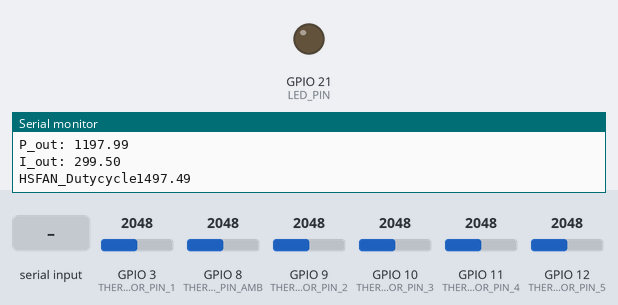
A sketch run on a simulated ESP32. On the bench: output pins drawn as LEDs (lit = HIGH), the last lines printed to the serial monitor. Inputs (shaded band) come from the test bench; at power-on: GPIO 3 (THERMISTOR_PIN_1) = 2048, GPIO 8 (THERMISTOR_PIN_AMB) = 2048, GPIO 9 (THERMISTOR_PIN_2) = 2048, GPIO 10 (THERMISTOR_PIN_3) = 2048, GPIO 11 (THERMISTOR_PIN_4) = 2048, GPIO 12 (THERMISTOR_PIN_5) = 2048. Storage starts empty.

Above: at 3.4 s.
3.5 s: "90,45,200\n" received over the second serial link
At 13.1 s:
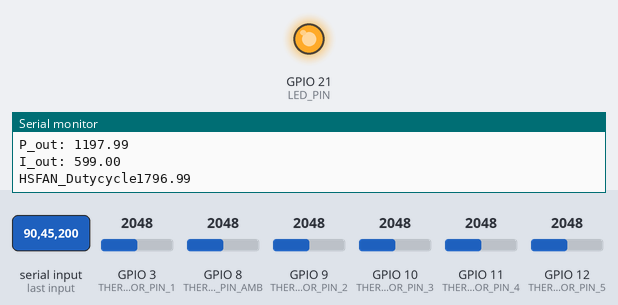
Timing chart, 0 to 14.6 s (numbered marks = the images above; inputs shaded):
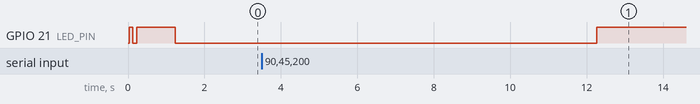

Measured:
- after the input at 3.5 s, GPIO 21 (LED_PIN): LOW → HIGH after 8.8 s

The sketch:

BOARD_2v1.ino
```cpp
#include "FS.h"
#include "SD.h"
#include "SPI.h"
#include <Arduino.h>
#include <HardwareSerial.h>

#define SD_MOSI 41
#define SD_MISO 40
#define SD_SCLK 39
#define SD_CS 42
HardwareSerial SerialPort(2);

const gpio_num_t RX_PIN = GPIO_NUM_18;
const gpio_num_t TX_PIN = GPIO_NUM_17;
const gpio_num_t THERMISTOR_PIN_1 = GPIO_NUM_3;
const gpio_num_t THERMISTOR_PIN_2 = GPIO_NUM_9;
const gpio_num_t THERMISTOR_PIN_3 = GPIO_NUM_10;
const gpio_num_t THERMISTOR_PIN_4 = GPIO_NUM_11;
const gpio_num_t THERMISTOR_PIN_5 = GPIO_NUM_12;
const gpio_num_t THERMISTOR_PIN_AMB = GPIO_NUM_8;
const gpio_num_t LED_PIN = GPIO_NUM_21;
const int THERMISTOR_PIN[6] = {THERMISTOR_PIN_AMB, THERMISTOR_PIN_1, THERMISTOR_PIN_2, THERMISTOR_PIN_3, THERMISTOR_PIN_4, THERMISTOR_PIN_5};
// Constants for the NTC thermistor
const float vRef = 2.5;          // Reference voltage
const uint16_t adcMax = 4095;    // Max ADC value (12-bit ADC)
const float rFixed = 10000.0;    // Fixed resistor value in ohms (10k)
const float beta = 3950.0;       // Beta parameter of the NTC thermistor
const float r0 = 10000.0;        // Resistance at reference temperature (10k ohms)
const float t0 = 285.15;         // Reference temperature in Kelvin (4°C)
float ntcResistance[6];
float temperatureCelsius[6];

String receivedData = "";
float CSFAN_ISNS, HSFAN_ISNS, VBatt_ISNS, SOC;
float HSFAN_Dutycycle, CSFAN_Dutycycle, TEC_Dutycycle;

File myFile;

float Kp = 200.0;      // Proportional gain (tune based on your system)
float Ki = 50.0;       // Integral gain (tune based on your system)
float setpoint = 6.0;  // Desired temperature in Celsius
                       // Variables
float integral = 0.0;
float previous_error = 0.0;
float dt = 1.0; // Time step in seconds


void setup() {
  Serial.begin(115200);
  SerialPort.begin(115200, SERIAL_8N1, RX_PIN, TX_PIN);  // RX on GPIO18, TX on GPIO17
  pinMode(LED_PIN, OUTPUT);
  digitalWrite(LED_PIN, LOW);
  Serial.println("Setup start");
  SPI.begin(SD_SCLK, SD_MISO, SD_MOSI, SD_CS);
  if (!SD.begin(SD_CS)) {
    Serial.println("SD Card MOUNT FAIL");
    return;
  } else {
    Serial.println("SD Card MOUNT SUCCESS");
    Serial.println("");

    // Create or open the file to store temperature data
    myFile = SD.open("/temperature1_log.txt", FILE_WRITE);
    if (myFile) {
      myFile.close();  // Ensure the file is closed after creation
      digitalWrite(LED_PIN, HIGH);
      delay(100);
      digitalWrite(LED_PIN, LOW);
      delay(100);
    } else {
      Serial.println("Error opening file for writing");
    }
    Serial.println("Setup complete");
    digitalWrite(LED_PIN, HIGH);
    delay(1000);
    digitalWrite(LED_PIN, LOW);
    delay(1000);
  }
}


// Function to calculate NTC resistance from ADC value
float calculateNTCResistance(uint16_t adcValue, float vRef, uint16_t adcMax, float rFixed) {
    // Calculate the ADC voltage
    float vAdc = ((float)adcValue / (float)adcMax) * vRef;

    // Calculate the NTC resistance using the voltage divider equation
    float rNtc = (rFixed * vAdc) / (vRef - vAdc);

    return rNtc;
}

// Function to convert NTC resistance to temperature using the Beta parameter equation
float ntcResistanceToTemperature(float resistance, float beta, float r0, float t0) {
    // Calculate temperature in Kelvin
    float temperatureKelvin = 1.0 / ((1.0 / t0) + (1.0 / beta) * log(resistance / r0));

    // Convert temperature to Celsius
    float temperatureCelsius = temperatureKelvin - 273.15;

    return temperatureCelsius;
}

void Temperature_reading() {
  // Calculate the resistance of the NTC thermistors
    for (int i = 0; i < 6; i++) {
        ntcResistance[i] = calculateNTCResistance(analogRead(THERMISTOR_PIN[i]), vRef, adcMax, rFixed);
    }

    // Convert the NTC resistance to temperature in Celsius
    for (int i = 0; i < 6; i++) {
        temperatureCelsius[i] = ntcResistanceToTemperature(ntcResistance[i], beta, r0, t0);
    }

    // Print the temperatures to the Serial Monitor
    for (int i = 0; i < 6; i++) {
        Serial.print("Temperature[");
        Serial.print(i);
        Serial.print("]: ");
        Serial.print(temperatureCelsius[i]);
        Serial.println(" °C");
    }
}
void processReceivedData() {
  // Serial.print("Received Dutycycle Values: ");
  // Serial.println(receivedData);

  // Convert the receivedData to a mutable character array
  char receivedCharArray[receivedData.length() + 1];
  receivedData.toCharArray(receivedCharArray, receivedData.length() + 1);

  // Split the received data into individual numbers
  int index = 0;
  char *token = strtok(receivedCharArray, ",");
  while (token != NULL && index < 4) {
    float value = atof(token);
    if (index == 0) {
      SOC = value;
    } else if (index == 1) {
      VBatt_ISNS = value;
    } else if (index == 2) {
      HSFAN_ISNS = value;
    } else if (index == 3) {
      CSFAN_ISNS = value;
    }
    index++;
    token = strtok(NULL, ",");
  }
  myFile.println("Received Values:");
  myFile.print("SOC: ");
  myFile.println(SOC);
  myFile.print("VBatt_ISNS: ");
  myFile.println(VBatt_ISNS);
  myFile.print("HSFAN_ISNS: ");
  myFile.println(HSFAN_ISNS);
  myFile.print("CSFAN_ISNS: ");
  myFile.println(CSFAN_ISNS);
  //Print received ADC values
  Serial.println("Received Values:");
  Serial.print("SOC: ");
  Serial.println(SOC);
  Serial.print("VBatt_ISNS: ");
  Serial.println(VBatt_ISNS);
  Serial.print("HSFAN_ISNS: ");
  Serial.println(HSFAN_ISNS);
  Serial.print("CSFAN_ISNS: ");
  Serial.println(CSFAN_ISNS);

  // Clear the receivedData for the next reading
  receivedData = "";
}

void PI_ALGO() {

  if(HSFAN_Dutycycle<4095)
  {
  // Step 1: Measure the temperature
  float currentTemperature = temperatureCelsius[2];  // Implement this function based on your sensor
  // Step 2: Calculate the error
  float error =currentTemperature - setpoint ;

  // Step 3: Compute the Proportional term
  float P_out = Kp * error;

  // Step 4: Compute the Integral term
  integral += error * dt;
  float I_out = Ki * integral;

  // Step 5: Calculate the total output (PWM duty cycle)
  HSFAN_Dutycycle = P_out + I_out;

  // Step 6: Clamp the PWM duty cycle between 0 and 4095
  if (HSFAN_Dutycycle > 4095.0) {
    HSFAN_Dutycycle = 4095.0;
  } else if (HSFAN_Dutycycle < 0.0) {
    HSFAN_Dutycycle = 0.0;
  }

Serial.print("Error: ");
Serial.println(error);
Serial.print("P_out: ");
Serial.println(P_out);
Serial.print("I_out: ");
Serial.println(I_out);
// Serial.print("PWM Duty Cycle: ");
// Serial.println(pwmDutyCycle);
  }
SerialPort.println(HSFAN_Dutycycle);
}


void loop() {

  Temperature_reading();
  // Open the file for appending
  myFile = SD.open("/temperature1_log.txt", FILE_APPEND);
  if (myFile) {
    // Get timestamp (milliseconds since program started)
    unsigned long timestamp = millis();

    // Log data with timestamp
    myFile.print(timestamp);
    myFile.println(", ");
    // Print to Serial Monitor for debugging
    Serial.print("Timestamp: ");
    Serial.println(timestamp);
    // Check if data is available
    while (SerialPort.available()) {
      char incomingChar = SerialPort.read();
      if (incomingChar == '\n') {
        // End of the string, process the received data
        processReceivedData();
        digitalWrite(LED_PIN, HIGH);
      } else {
        // Append the incoming character to the receivedData
        receivedData += incomingChar;
      }
    }
    // Print the temperatures to the SD Card
    for (int i = 0; i < 6; i++) {
        myFile.print("Temperature_");
        myFile.print(i);
        myFile.print(temperatureCelsius[i]);
        myFile.println(" °C");
    }
    PI_ALGO();
    Serial.print("HSFAN_Dutycycle");
    Serial.println(HSFAN_Dutycycle);
    // delay(10000);
    myFile.close();
  } else {
    Serial.println("Error opening file for appending");
    // digitalWrite(LED_PIN,HIGH);
  }

  // Delay before the next reading (e.g., 10 seconds)
  delay(10000);  // 10 seconds
  // Close the file
}
```
